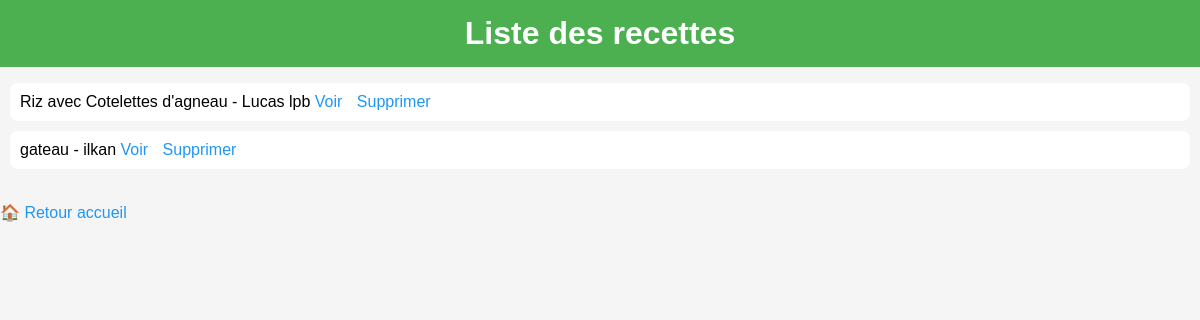
The app's page /myapp/recette/list/ with its own data.
### myapp/models.py (models this page shows, shortened)
class Recette(models.Model):
    image = models.ImageField(upload_to='recettes/', null=True, blank=True)
    titre = models.CharField(max_length=100)
    createur = models.CharField(max_length=100)
    temps_preparation = models.IntegerField()
    description = models.TextField(null=True, blank=True)

### myapp/views.py (the view)
# urls.py: path('recette/list/', views.recette_list, name='recette_list'),
def recette_list(request):
    recettes = Recette.objects.all()
    return render(request, 'myapp/recette_list.html', {
        'recettes': recettes
    })

### myapp/templates/myapp/recette_list.html (shortened to what this page needs)
<!DOCTYPE html>
<html lang="fr">
<head>
    {% load static %}
    <link rel="stylesheet" href="{% static 'myapp/style.css' %}">
</head>
<body>
<h1>Liste des recettes</h1>
<ul>
{% for r in recettes %}
    <li>
        {{ r.titre }} - {{ r.createur }}
        <a href="{% url 'recette_detail' r.id %}">Voir</a>
        <a href="{% url 'recette_delete' r.id %}">Supprimer</a>
    </li>
{% endfor %}
</ul>
<br>
<a href="{% url 'index' %}">🏠 Retour accueil</a>
</body>
</html>

### myapp/static/myapp/style.css (style rules this page uses)
body { font-family: Arial, sans-serif; background-color: #f5f5f5; margin: 0; padding: 0; }
h1 { background-color: #4CAF50; color: white; padding: 15px; text-align: center; margin: 0; }
ul { list-style-type: none; padding: 0; }
li { background: white; margin: 10px; padding: 10px; border-radius: 8px; }
a { margin-right: 10px; text-decoration: none; color: #2196F3; }

### records on screen
Recette: titre "Riz avec Cotelettes d'agneau", createur "Lucas lpb"
Recette: titre "gateau", createur "ilkan"
